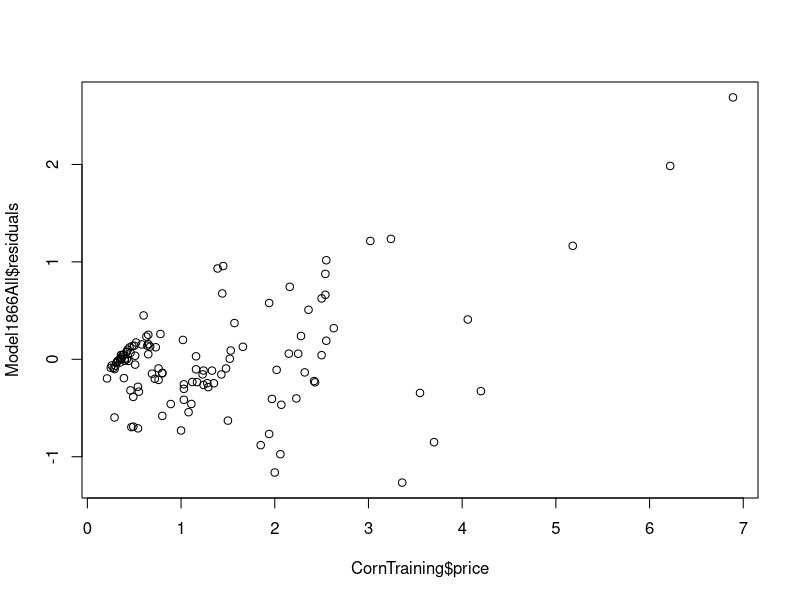
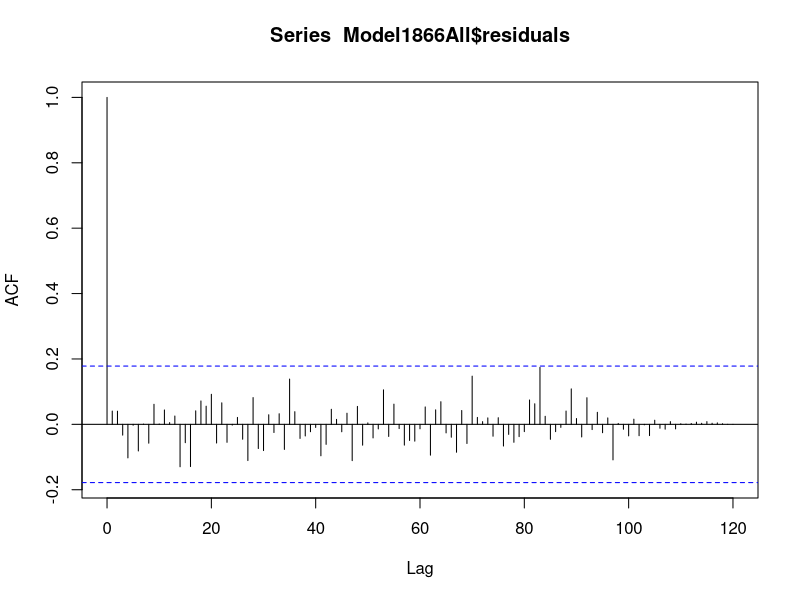
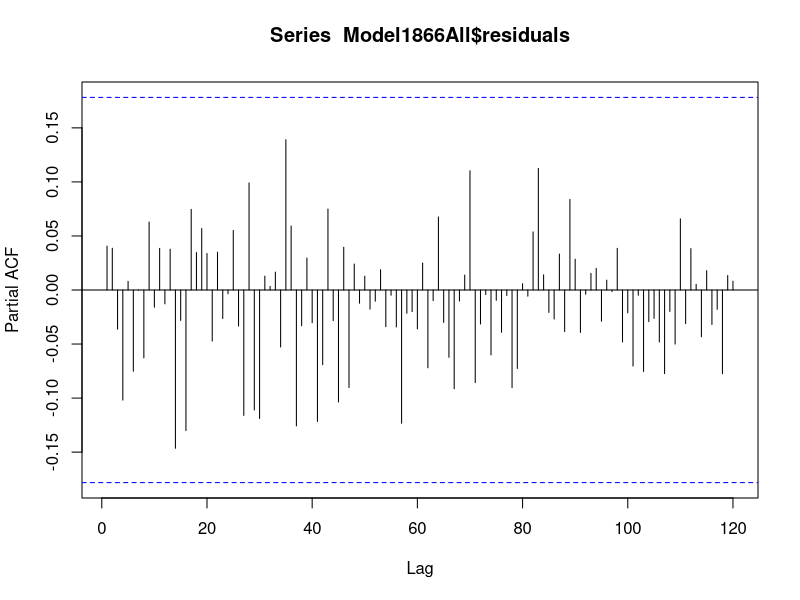

Reproduce these figures in R, in order.
######################
# Project 3 R Script #
# Hoops Billings     #
######################
#This script is used to perform a multiple linear regression analysis on the USDA
#Feed grains database cleaned data, with farmer received price as the response variable.

#Start by setting working directory, random seed, and loading needed packages
setwd("/Users/zanebillings/Documents/Academic/2019 Spring/MATH 375/Project3/WorkingDirectory")
set.seed(863)
library(tidyverse)

#import data, rename columns, create dummy var for tracking time
CornFull <- read_csv("Feed_Grains_CornData_Clean.csv")
n <- nrow(CornFull)
CornFull$index <- seq(from = 0, to = (n - 1), by = 1)

#set up the training dataset and the testing dataset
CornTraining <- sample_n(tbl = CornFull,
                       size = floor(0.8*nrow(CornFull)))
CornTesting <- setdiff(CornFull,CornTraining)

#Set up the reduced model
ModelFullReduced <- lm(formula = price~1,
                      data = CornTraining)
summary(ModelFullReduced)

#Set up the model with time only
ModelTimeOnly <- lm(formula = price~index,
                   data = CornTraining)
summary(ModelTimeOnly)

#Model with only longest-running parameters
Model1866All <- lm(formula = price~index+harvest+production+yield,
               data = CornTraining)
summary(Model1866All)

#Stepwise Regression for the model using the 1866 parameters
##Forward stepwise regression for the 1866 model
Model1866ForwardStep <-
  step(object = ModelFullReduced,
       scope = price~index+harvest+production+yield,
       data = CornTraining,
       direction = "forward")
##Backward stepwise regression for the 1866 model
Model1866BackwardStep <-
  step(object = Model1866All,
       scope = price~1,
       data = CornTraining,
       direction = "backward")

#Analysis of Residuals for full 1866 model
plot(y = Model1866All$residuals, x = CornTraining$price)
acf(Model1866All$residuals,lag.max = 150)
pacf(Model1866All$residuals,lag.max = 150)

#Find Influential poitns for the 1866 model
influence.measures(Model1866All)

# ##Adding in a few more variables...1926 model includes heat anomaly and acreage
# Corn1926 = data.frame(CornFull$year,CornFull$price,CornFull$acreage,
#                       CornFull$harvest,CornFull$yield,CornFull$heat,
#                       CornFull$production)[-(1:60),]
# colnames(Corn1926) = c("year","price","acreage","harvest","yield","heat",
#                        "production")
# Corn1926$index = seq(from = 0, to = nrow(Corn1926) - 1, by = 1)
#
# #Set up 1926 full model
# Model1926Full = lm(formula = price~index+acreage+harvest+yield+heat+production,
#                    data = Corn1926)
# summary(Model1926Full)
# step(object = ModelFullReduced,
#      scope = price~index+acreage+harvest+yield+heat+production,
#      data = Corn1926)
